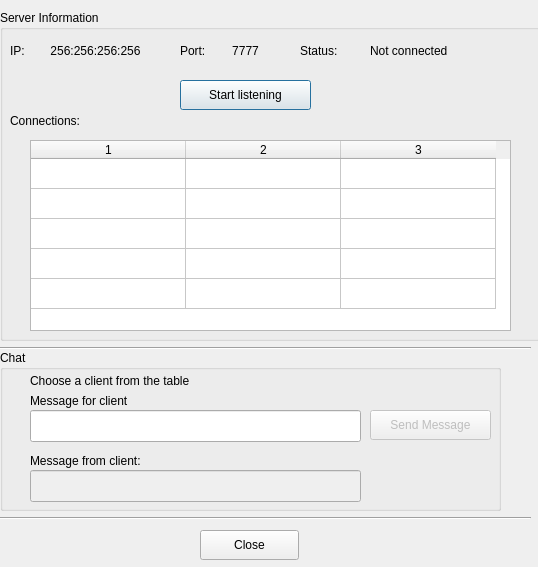
<?xml version="1.0" encoding="UTF-8"?>
<ui version="4.0">
 <class>SerrverDialog</class>
 <widget class="QDialog" name="SerrverDialog">
  <property name="geometry">
   <rect>
    <x>0</x>
    <y>0</y>
    <width>538</width>
    <height>567</height>
   </rect>
  </property>
  <property name="windowTitle">
   <string>Server</string>
  </property>
  <widget class="QGroupBox" name="groupBox">
   <property name="geometry">
    <rect>
     <x>0</x>
     <y>10</y>
     <width>541</width>
     <height>331</height>
    </rect>
   </property>
   <property name="title">
    <string>Server Information</string>
   </property>
   <widget class="QLabel" name="lbl_port_number">
    <property name="geometry">
     <rect>
      <x>220</x>
      <y>30</y>
      <width>51</width>
      <height>22</height>
     </rect>
    </property>
    <property name="text">
     <string>7777</string>
    </property>
    <property name="alignment">
     <set>Qt::AlignCenter</set>
    </property>
   </widget>
   <widget class="QLabel" name="label_2">
    <property name="geometry">
     <rect>
      <x>180</x>
      <y>30</y>
      <width>41</width>
      <height>22</height>
     </rect>
    </property>
    <property name="text">
     <string>Port:</string>
    </property>
   </widget>
   <widget class="QLabel" name="lbl_ip_addr">
    <property name="geometry">
     <rect>
      <x>30</x>
      <y>30</y>
      <width>131</width>
      <height>22</height>
     </rect>
    </property>
    <property name="text">
     <string>256:256:256:256</string>
    </property>
    <property name="alignment">
     <set>Qt::AlignCenter</set>
    </property>
   </widget>
   <widget class="QLabel" name="label">
    <property name="geometry">
     <rect>
      <x>10</x>
      <y>30</y>
      <width>31</width>
      <height>22</height>
     </rect>
    </property>
    <property name="text">
     <string>IP:</string>
    </property>
   </widget>
   <widget class="QLabel" name="lbl_status">
    <property name="geometry">
     <rect>
      <x>370</x>
      <y>30</y>
      <width>121</width>
      <height>22</height>
     </rect>
    </property>
    <property name="text">
     <string>Not connected</string>
    </property>
   </widget>
   <widget class="QLabel" name="label_3">
    <property name="geometry">
     <rect>
      <x>300</x>
      <y>30</y>
      <width>61</width>
      <height>22</height>
     </rect>
    </property>
    <property name="text">
     <string>Status:</string>
    </property>
   </widget>
   <widget class="QPushButton" name="pBtn_listen">
    <property name="geometry">
     <rect>
      <x>180</x>
      <y>70</y>
      <width>131</width>
      <height>30</height>
     </rect>
    </property>
    <property name="text">
     <string>Start listening</string>
    </property>
   </widget>
   <widget class="QLabel" name="label_6">
    <property name="geometry">
     <rect>
      <x>10</x>
      <y>100</y>
      <width>111</width>
      <height>22</height>
     </rect>
    </property>
    <property name="text">
     <string>Connections:</string>
    </property>
   </widget>
   <widget class="QTableWidget" name="tbl_connection_list">
    <property name="geometry">
     <rect>
      <x>30</x>
      <y>130</y>
      <width>481</width>
      <height>191</height>
     </rect>
    </property>
    <property name="midLineWidth">
     <number>1</number>
    </property>
    <property name="alternatingRowColors">
     <bool>false</bool>
    </property>
    <property name="rowCount">
     <number>5</number>
    </property>
    <property name="columnCount">
     <number>3</number>
    </property>
    <attribute name="horizontalHeaderDefaultSectionSize">
     <number>155</number>
    </attribute>
    <attribute name="verticalHeaderVisible">
     <bool>false</bool>
    </attribute>
    <row/>
    <row/>
    <row/>
    <row/>
    <row/>
    <column/>
    <column/>
    <column/>
   </widget>
  </widget>
  <widget class="QGroupBox" name="gBx_chat">
   <property name="enabled">
    <bool>true</bool>
   </property>
   <property name="geometry">
    <rect>
     <x>0</x>
     <y>350</y>
     <width>501</width>
     <height>161</height>
    </rect>
   </property>
   <property name="title">
    <string>Chat</string>
   </property>
   <widget class="QLabel" name="label_4">
    <property name="geometry">
     <rect>
      <x>30</x>
      <y>40</y>
      <width>231</width>
      <height>22</height>
     </rect>
    </property>
    <property name="text">
     <string>Message for client</string>
    </property>
   </widget>
   <widget class="QLineEdit" name="le_msg_to_client">
    <property name="geometry">
     <rect>
      <x>30</x>
      <y>60</y>
      <width>331</width>
      <height>32</height>
     </rect>
    </property>
   </widget>
   <widget class="QPushButton" name="pBtn_send_mesg">
    <property name="enabled">
     <bool>false</bool>
    </property>
    <property name="geometry">
     <rect>
      <x>370</x>
      <y>60</y>
      <width>121</width>
      <height>30</height>
     </rect>
    </property>
    <property name="toolTipDuration">
     <number>-3</number>
    </property>
    <property name="text">
     <string>Send Message</string>
    </property>
    <property name="autoDefault">
     <bool>true</bool>
    </property>
   </widget>
   <widget class="QLabel" name="label_5">
    <property name="geometry">
     <rect>
      <x>30</x>
      <y>100</y>
      <width>221</width>
      <height>22</height>
     </rect>
    </property>
    <property name="text">
     <string>Message from client:</string>
    </property>
   </widget>
   <widget class="QLineEdit" name="le_msg_from_client">
    <property name="enabled">
     <bool>false</bool>
    </property>
    <property name="geometry">
     <rect>
      <x>30</x>
      <y>120</y>
      <width>331</width>
      <height>32</height>
     </rect>
    </property>
   </widget>
   <widget class="QLabel" name="label_7">
    <property name="geometry">
     <rect>
      <x>30</x>
      <y>20</y>
      <width>271</width>
      <height>22</height>
     </rect>
    </property>
    <property name="text">
     <string>Choose a client from the table</string>
    </property>
   </widget>
  </widget>
  <widget class="Line" name="line">
   <property name="geometry">
    <rect>
     <x>0</x>
     <y>340</y>
     <width>531</width>
     <height>16</height>
    </rect>
   </property>
   <property name="orientation">
    <enum>Qt::Horizontal</enum>
   </property>
  </widget>
  <widget class="Line" name="line_2">
   <property name="geometry">
    <rect>
     <x>0</x>
     <y>510</y>
     <width>531</width>
     <height>16</height>
    </rect>
   </property>
   <property name="orientation">
    <enum>Qt::Horizontal</enum>
   </property>
  </widget>
  <widget class="QPushButton" name="pBtn_close">
   <property name="geometry">
    <rect>
     <x>200</x>
     <y>530</y>
     <width>99</width>
     <height>30</height>
    </rect>
   </property>
   <property name="text">
    <string>Close</string>
   </property>
  </widget>
 </widget>
 <resources/>
 <connections/>
</ui>
